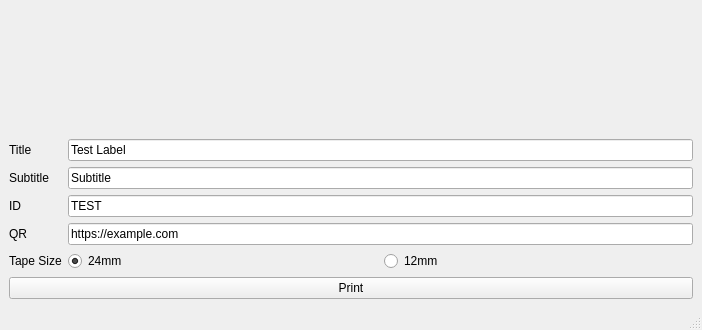
<?xml version="1.0" encoding="UTF-8"?>
<ui version="4.0">
 <class>MainWindow</class>
 <widget class="QMainWindow" name="MainWindow">
  <property name="geometry">
   <rect>
    <x>0</x>
    <y>0</y>
    <width>702</width>
    <height>330</height>
   </rect>
  </property>
  <property name="windowTitle">
   <string>Label Wizard</string>
  </property>
  <widget class="QWidget" name="centralwidget">
   <layout class="QVBoxLayout" name="verticalLayout_2">
    <item>
     <layout class="QVBoxLayout" name="verticalLayout">
      <item>
       <widget class="QWidget" name="widget" native="true">
        <layout class="QVBoxLayout" name="verticalLayout_3">
         <item>
          <widget class="QLabel" name="imageLabel">
           <property name="text">
            <string/>
           </property>
           <property name="alignment">
            <set>Qt::AlignCenter</set>
           </property>
          </widget>
         </item>
        </layout>
       </widget>
      </item>
      <item>
       <layout class="QFormLayout" name="formLayout">
        <item row="0" column="0">
         <widget class="QLabel" name="label">
          <property name="text">
           <string>Title</string>
          </property>
         </widget>
        </item>
        <item row="0" column="1">
         <widget class="QLineEdit" name="titleEdit">
          <property name="text">
           <string>Test Label</string>
          </property>
         </widget>
        </item>
        <item row="1" column="0">
         <widget class="QLabel" name="label_2">
          <property name="text">
           <string>Subtitle</string>
          </property>
         </widget>
        </item>
        <item row="1" column="1">
         <widget class="QLineEdit" name="subtitleEdit">
          <property name="text">
           <string>Subtitle</string>
          </property>
         </widget>
        </item>
        <item row="2" column="0">
         <widget class="QLabel" name="label_3">
          <property name="text">
           <string>ID</string>
          </property>
         </widget>
        </item>
        <item row="2" column="1">
         <widget class="QLineEdit" name="idEdit">
          <property name="text">
           <string>TEST</string>
          </property>
         </widget>
        </item>
        <item row="3" column="0">
         <widget class="QLabel" name="label_4">
          <property name="text">
           <string>QR</string>
          </property>
         </widget>
        </item>
        <item row="3" column="1">
         <widget class="QLineEdit" name="qrEdit">
          <property name="text">
           <string>https://example.com</string>
          </property>
         </widget>
        </item>
        <item row="4" column="1">
         <layout class="QHBoxLayout" name="horizontalLayout_4">
          <item>
           <widget class="QRadioButton" name="tape24mm">
            <property name="text">
             <string>24mm</string>
            </property>
            <property name="checked">
             <bool>true</bool>
            </property>
           </widget>
          </item>
          <item>
           <widget class="QRadioButton" name="tape12mm">
            <property name="text">
             <string>12mm</string>
            </property>
           </widget>
          </item>
         </layout>
        </item>
        <item row="4" column="0">
         <widget class="QLabel" name="label_5">
          <property name="text">
           <string>Tape Size</string>
          </property>
         </widget>
        </item>
       </layout>
      </item>
      <item>
       <layout class="QHBoxLayout" name="horizontalLayout_3">
        <item>
         <widget class="QPushButton" name="printButton">
          <property name="text">
           <string>Print</string>
          </property>
         </widget>
        </item>
       </layout>
      </item>
     </layout>
    </item>
   </layout>
  </widget>
  <widget class="QStatusBar" name="statusBar"/>
 </widget>
 <resources/>
 <connections/>
</ui>
